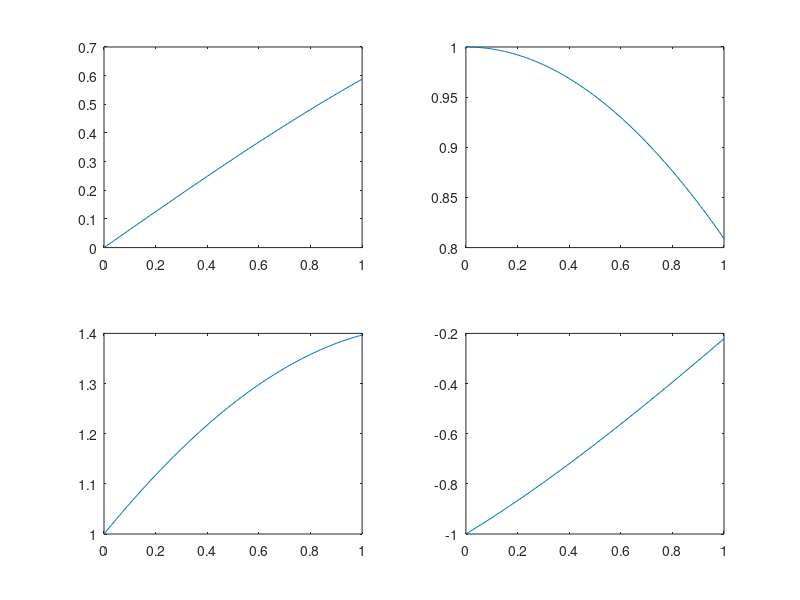

This chart was generated by the following MATLAB code:
figure()
t=0:0.01:1
x=sin(0.2*pi*t)
y=cos(0.2*pi*t)
z=x+y
v=x-y
subplot(2,2,1)
plot(t,x)
subplot(2,2,2)
plot(t,y)
subplot(2,2,3)
plot(t,z)
subplot(2,2,4)
plot(t,v)
